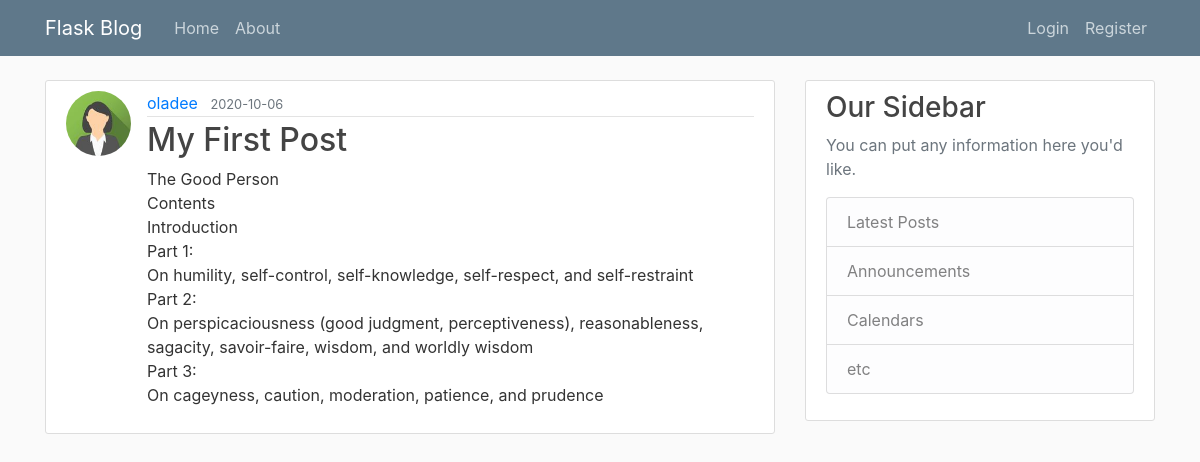
/post/1, run on the app's committed database.
### flaskblog/models.py (models this page shows, shortened)
class User(db.Model, UserMixin):
    id = db.Column(db.Integer, primary_key=True)
    username = db.Column(db.String(20), unique=True, nullable=False)
    email = db.Column(db.String(120), unique=True, nullable=False)
    image_file = db.Column(db.String(20), nullable=False, default='default.jpg')
    password = db.Column(db.String(60), nullable=False)
    posts = db.relationship('Post', backref='author', lazy=True)

class Post(db.Model):
    id = db.Column(db.Integer, primary_key=True)
    title = db.Column(db.String(100), nullable=False)
    date_posted = db.Column(db.DateTime, nullable=False, default=datetime.utcnow)
    content = db.Column(db.Text, nullable=False)
    user_id = db.Column(db.Integer, db.ForeignKey('user.id'), nullable=False)

### flaskblog/routes.py (the view)
@app.route("/post/<int:post_id>")
def post(post_id):
    post = Post.query.get_or_404(post_id)
    return render_template('post.html', title=post.title, post=post)

### flaskblog/templates/post.html (shortened to what this page needs)
{% extends "layout.html" %}
{% block content %}
  <article class="media content-section">
    <img class="rounded-circle article-img" src="{{ url_for('static', filename='images/' + post.author.image_file) }}">
    <div class="media-body">
      <div class="article-metadata">
        <a class="mr-2" href="{{ url_for('user_posts', username=post.author.username) }}">{{ post.author.username }}</a>
        <small class="text-muted">{{ post.date_posted.strftime('%Y-%m-%d') }}</small>
      </div>
      <h2 class="article-title">{{ post.title }}</h2>
      <p class="article-content">{{ post.content }}</p>
    </div>
  </article>
{% endblock content %}

### flaskblog/static/main.css (style rules this page uses)
body { background: #fafafa; color: #333333; margin-top: 5rem; }
h1, h2, h3, h4, h5, h6 { color: #444444; }
.content-section { background: #ffffff; padding: 10px 20px; border: 1px solid #dddddd; border-radius: 3px; margin-bottom: 20px; }
.article-title { color: #444444; }
.article-content { white-space: pre-line; }
.article-img { height: 65px; width: 65px; margin-right: 16px; }
.article-metadata { padding-bottom: 1px; margin-bottom: 4px; border-bottom: 1px solid #e3e3e3 }

### data on the page
User: image_file (picture), author.username "oladee"
Post: date_posted "2020-10-06", title "My First Post", content "The Good Person Contents Introduction Part 1: On humility, self-control, self-knowledge, self-respect, and self-restraint Part 2: On perspicaciousness (good judgment, perceptiveness), reasonableness, sagacity, savoir-faire, wisdom, and worldly wisdom Part 3: On cageyness, caution, moderation, patience, and prudence"
